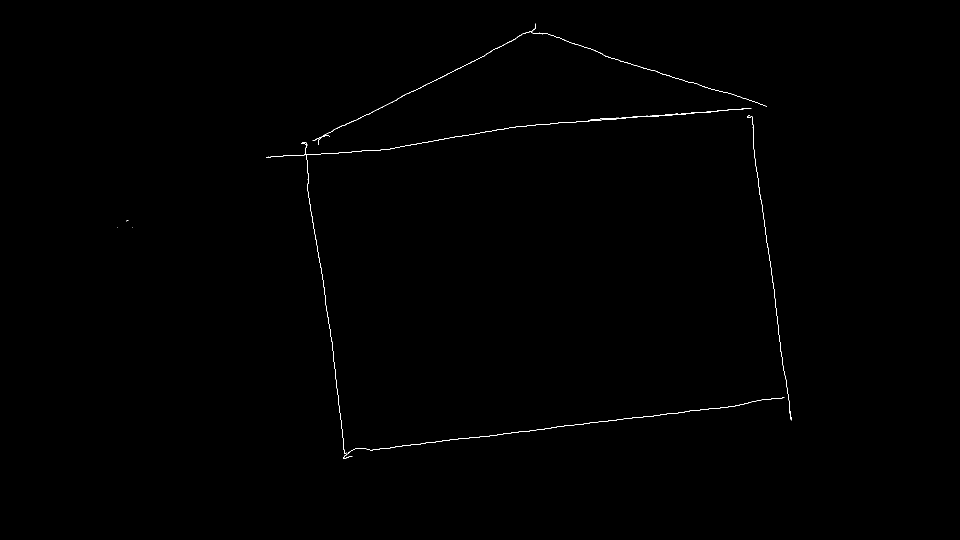
%> input picture 1119第二次實驗(課程四)/coursepathreader/5629652273987584.tif, 1920 x 1080 px (shown at 1/2 size); its folder holds only this picture in this run
$ octave cut_fft2_number.m   (GNU Octave 9; MATLAB toolbox functions it lacks are replaced by stand-ins)
%> lines starting %> are read from the running program, lines starting %| are printed output that depends on the picture; in (x1, y1, x2, y2) boxes, pixels count from 0 and x2, y2 are one past the last pixel; in counts of white or black regions, pixels touching at a corner belong together; the program's own positions count from 1
clc;
clear;
close all;
add_temp=1;
row_size=4
col_size=6
for fft_size_runtimes=1:1:8
Bounding_box=700;
sight_like_one=7;
sight_like_two=8;
sight_like_three=4;
allFile = dir('*.tif');
for k=1:1:length(allFile)
    pic=imread(allFile(k).name);%對每一張tif圖片做處理
%> pic is the input picture: size 1080x1920 uint8; 0.23% white in thin lines or dots, all inside (x1, y1, x2, y2) = (235, 47, 1583, 918)
    pic=pic>0;                  %pic中點大於0的話就是ture,給1
    [x,y]=find(pic);            %找出矩陣X中的所有非零元素，並將這些元素的索引值填到[x,y]
%> x = 4764 values from 48 to 918; y = 4764 values from 236 to 1583
    rtmap=zeros(Bounding_box);  %製造一個空白的矩陣
    xminimum=min(x);            %x取最小座標
%> xminimum = 48
    yminimum=min(y);            %y取最小座標
%> yminimum = 236
    xmaximum=max(x);            %x取最大座標
%> xmaximum = 918
    ymaximum=max(y);            %y取最大座標
%> ymaximum = 1583
    x=x-xminimum+1;               %所有座標減去最小值,讓圖片可貼在(1,1)上
%> x = 4764 values, max 871 at index 948, min 1 at index 2321, mean 398.1
    y=y-yminimum+1;               %所有座標減去最小值,讓圖片可貼在(1,1)上
%> y = 4764 values from 1 to 1348
    x_magnification=(Bounding_box-2)/(xmaximum-xminimum); %看ｘ要放大多少倍 -2是為了怕ceil往上加一
%> x_magnification = 0.802
    y_magnification=(Bounding_box-2)/(ymaximum-yminimum); %看ｙ要放大多少倍
%> y_magnification = 0.518
    x_magnify=floor(x*x_magnification);    %放大ｘ   用ceil是怕floor座標會有0值
%> x_magnify = 4764 values, max 698 at index 947, min 0 at index 2321, mean 318.9
    y_magnify =floor(y*y_magnification);   %放大ｙ
%> y_magnify = 4764 values from 0 to 698

    %figure,plot(y_magnify,-x_magnify,'x'),axis equal,axis tight     %show出ｐｌｏｔ

    for j=1:1:length(x_magnify)            %把相對應X,Y軸寫進rtmap裡,以便做二維傅立葉
        if(x_magnify(j,1)==0&&y_magnify(j,1)~=0)
            x_magnify(j,1)=1;
            rtmap(x_magnify(j,1),y_magnify(j,1))=1;
        end

        if(x_magnify(j,1)~=0&&y_magnify(j,1)==0)
            y_magnify(j,1)=1;
            rtmap(x_magnify(j,1),y_magnify(j,1))=1;
        end
        if(x_magnify(j,1)~=0&&y_magnify(j,1)~=0)
            rtmap(x_magnify(j,1),y_magnify(j,1))=1;
        end
    end
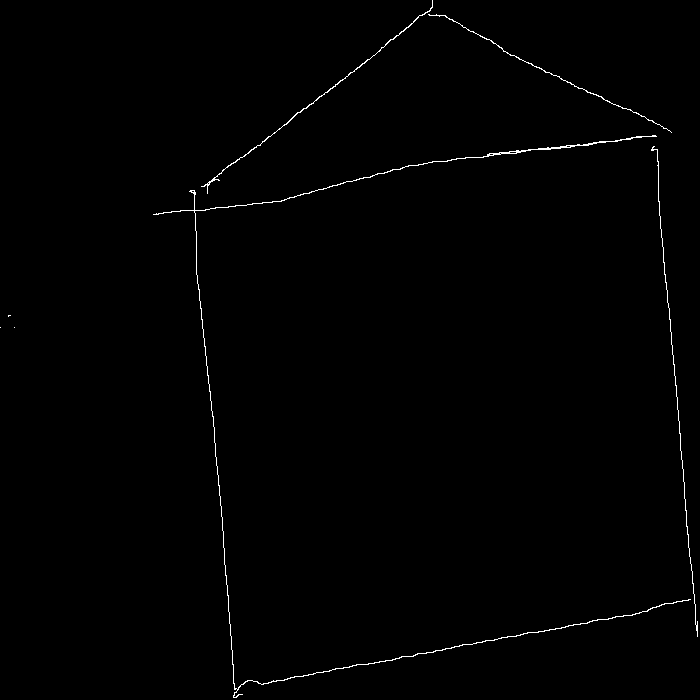
%> rtmap: size 700x700 double; values 0 (black) and 1 (white), 0.62% white in thin lines or dots
%> after the loop, x_magnify = 4764 values, max 698 at index 947, min 1 at index 2321, mean 318.9; y_magnify = 4764 values from 1 to 698
    %subplot(3,3,k),imshow(rtmap)     %show出放入空白矩陣圖片
    fmapq{k}=abs(fft2(rtmap));
    %figure,subplot(3,3,k),imshow(abs(log(abs(fmapq{i}))),[],'notruesize'),title('fft2');
    fmapq{k}= fmapq{k}/ fmapq{k}(1,1);
    fmapq{k}(1,1)=0;
    if(row_size<=700 && col_size<=700)
        fmapq{k}= fmapq{k}(1:row_size,1:col_size);
    else
        fmapq{k}= fmapq{k}(1:Bounding_box,1:Bounding_box);
    end
end

originpic=9;%原圖
if(row_size<=700 && col_size<=700)
%figure,
for picnum=1:1:originpic-1
       sum=0;
    for i=1:1:row_size
        for j=1:1:col_size
%> (the run ends here)

$ run again, on 1119第二次實驗(課程四)/coursepathreader/5670405876482048.tif
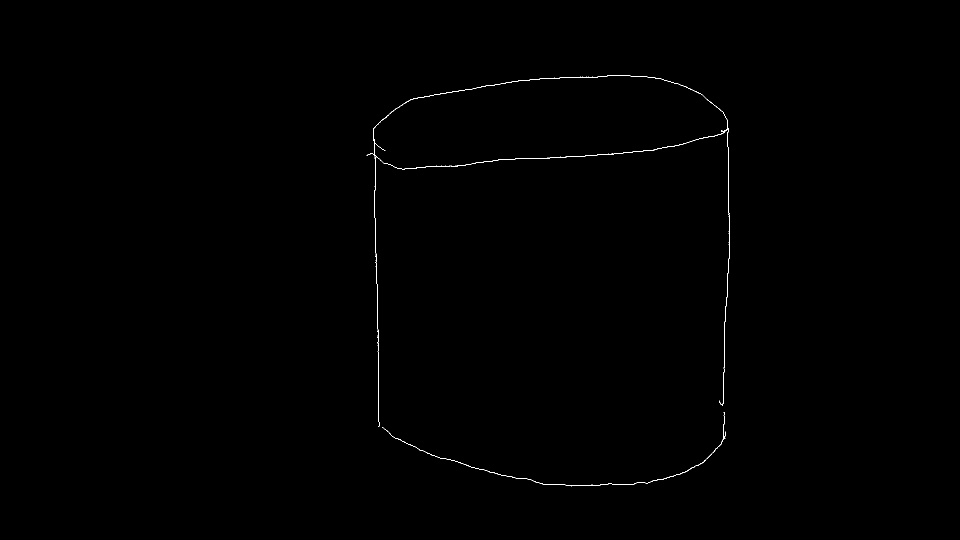
%> input picture 1119第二次實驗(課程四)/coursepathreader/5670405876482048.tif, 1920 x 1080 px (shown at 1/2 size)
%> pic is the input picture: size 1080x1920 uint8; 0.19% white in thin lines or dots, all inside (x1, y1, x2, y2) = (733, 150, 1459, 973)
%> `[x,y]=find(pic);`: x = 3870 values from 151 to 973; y = 3870 values from 734 to 1459
%> xminimum = 151
%> yminimum = 734
%> xmaximum = 973
%> ymaximum = 1459
%> `x=x-xminimum+1;`: x = 3870 values, max 823 at index 2032, min 1 at index 2318, mean 351.5
%> `y=y-yminimum+1;`: y = 3870 values from 1 to 726
%> x_magnification = 0.849
%> y_magnification = 0.963
%> `x_magnify=floor(x*x_magnification);`: x_magnify = 3870 values, max 698 at index 2007, min 0 at index 2318, mean 298
%> `y_magnify =floor(y*y_magnification);`: y_magnify = 3870 values from 0 to 698
%> after the loop `for j=1:1:length(x_magnify)`:
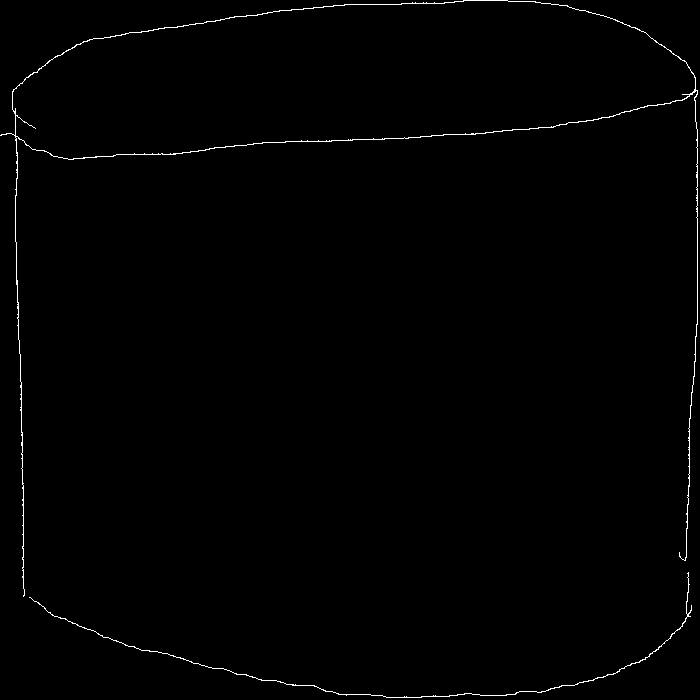
%> rtmap: size 700x700 double; values 0 (black) and 1 (white), 0.73% white in thin lines or dots
%> after the loop `for j=1:1:length(x_magnify)`: x_magnify = 3870 values, max 698 at index 2007, min 1 at index 2266, mean 298; y_magnify = 3870 values from 1 to 698

$ run again, on 1119第二次實驗(課程四)/coursepathreader/5759409141579776.tif
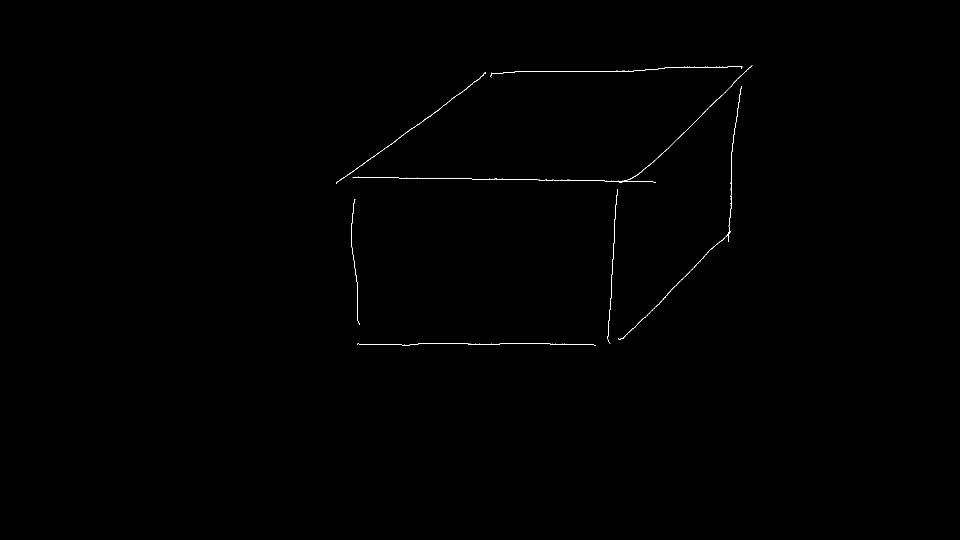
%> input picture 1119第二次實驗(課程四)/coursepathreader/5759409141579776.tif, 1920 x 1080 px (shown at 1/2 size)
%> pic is the input picture: size 1080x1920 uint8; 0.19% white in thin lines or dots, all inside (x1, y1, x2, y2) = (672, 131, 1505, 691)
%> `[x,y]=find(pic);`: x = 3884 values from 132 to 691; y = 3884 values from 673 to 1505
%> xminimum = 132
%> yminimum = 673
%> xmaximum = 691
%> ymaximum = 1505
%> `x=x-xminimum+1;`: x = 3884 values, max 560 at index 685, min 1 at index 3883, mean 263.1
%> `y=y-yminimum+1;`: y = 3884 values from 1 to 833
%> x_magnification = 1.25
%> y_magnification = 0.839
%> x_magnify = 3884 values, max 699 at index 685, min 1 at index 3883, mean 328.1
%> `y_magnify =floor(y*y_magnification);`: y_magnify = 3884 values from 0 to 698
%> after the loop `for j=1:1:length(x_magnify)`:
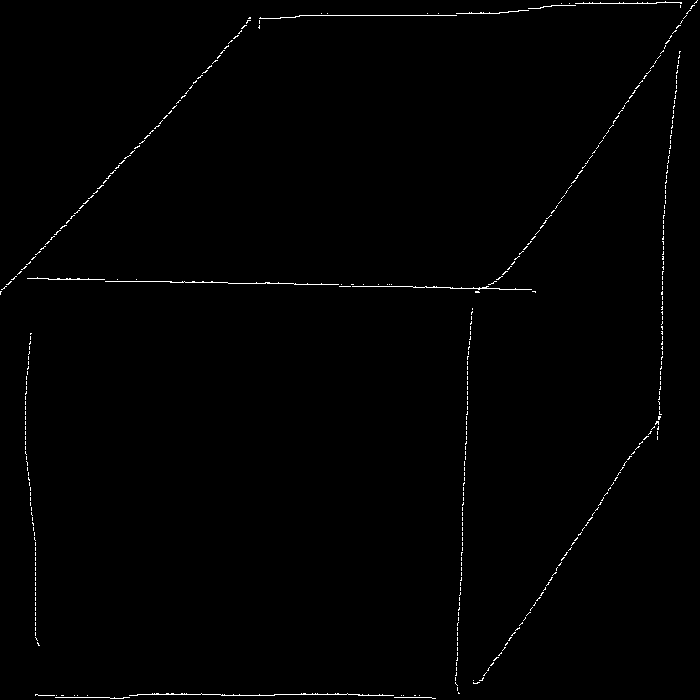
%> rtmap: size 700x700 double; values 0 (black) and 1 (white), 0.72% white in thin lines or dots
%> after the loop `for j=1:1:length(x_magnify)`: y_magnify = 3884 values from 1 to 698

$ run again, on 1119第二次實驗(課程四)/coursepathreader/6198976764182528.tif
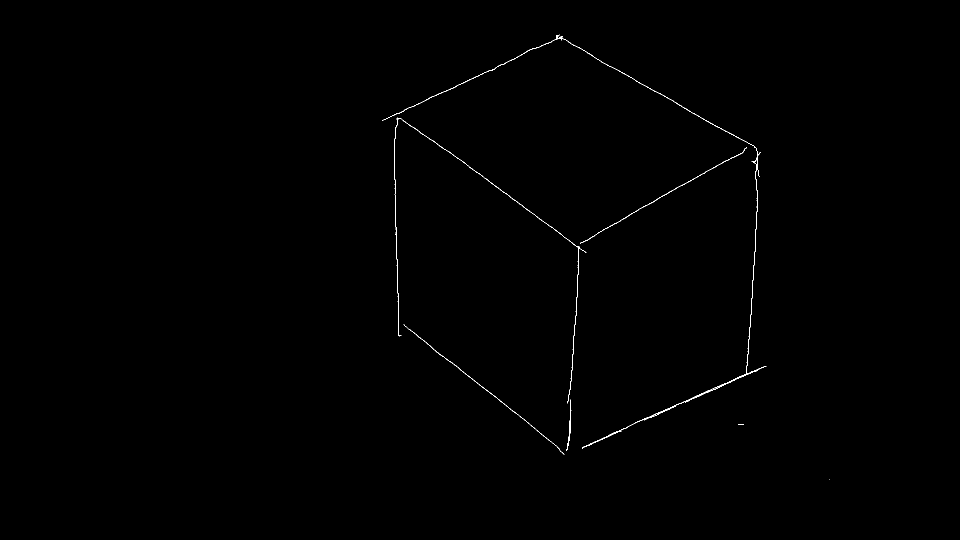
%> input picture 1119第二次實驗(課程四)/coursepathreader/6198976764182528.tif, 1920 x 1080 px (shown at 1/2 size)
%> pic is the input picture: size 1080x1920 uint8; 0.23% white in thin lines or dots, all inside (x1, y1, x2, y2) = (764, 69, 1660, 960)
%> `[x,y]=find(pic);`: x = 4870 values from 70 to 960; y = 4870 values from 765 to 1660
%> xminimum = 70
%> yminimum = 765
%> xmaximum = 960
%> ymaximum = 1660
%> `x=x-xminimum+1;`: x = 4870 values, max 891 at index 4870, min 1 at index 1858, mean 438.5
%> `y=y-yminimum+1;`: y = 4870 values from 1 to 896
%> x_magnification = 0.784
%> y_magnification = 0.78
%> `x_magnify=floor(x*x_magnification);`: x_magnify = 4870 values, max 698 at index 4870, min 0 at index 1858, mean 343.4
%> `y_magnify =floor(y*y_magnification);`: y_magnify = 4870 values from 0 to 698
%> after the loop `for j=1:1:length(x_magnify)`:
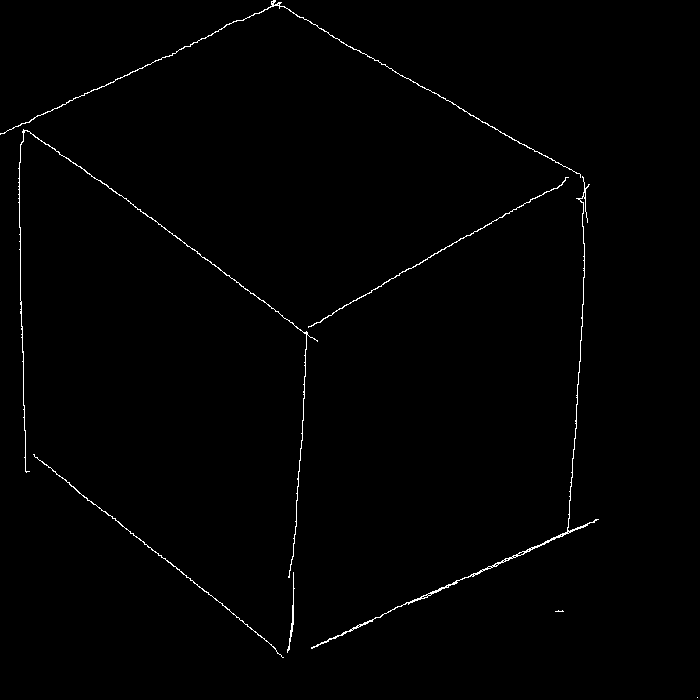
%> rtmap: size 700x700 double; values 0 (black) and 1 (white), 0.79% white in thin lines or dots
%> after the loop `for j=1:1:length(x_magnify)`: x_magnify = 4870 values, max 698 at index 4870, min 1 at index 1835, mean 343.4; y_magnify = 4870 values from 1 to 698

$ run again, on 1119第二次實驗(課程四)/coursepathreader/5632908932939776.tif
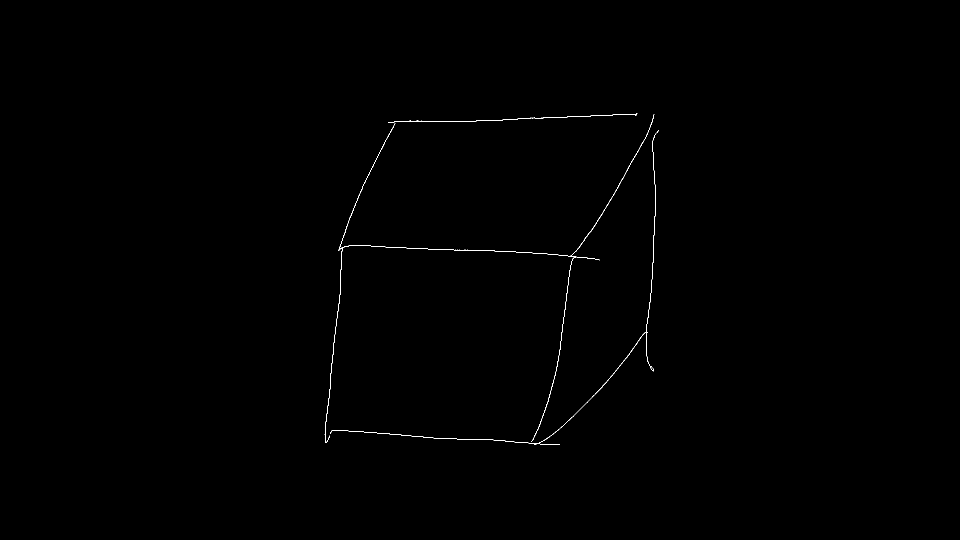
%> input picture 1119第二次實驗(課程四)/coursepathreader/5632908932939776.tif, 1920 x 1080 px (shown at 1/2 size)
%> pic is the input picture: size 1080x1920 uint8; 0.19% white in thin lines or dots, all inside (x1, y1, x2, y2) = (649, 226, 1318, 890)
%> `[x,y]=find(pic);`: x = 3990 values from 227 to 890; y = 3990 values from 650 to 1318
%> xminimum = 227
%> yminimum = 650
%> xmaximum = 890
%> ymaximum = 1318
%> `x=x-xminimum+1;`: x = 3990 values, max 664 at index 2152, min 1 at index 3321, mean 330.9
%> `y=y-yminimum+1;`: y = 3990 values from 1 to 669
%> x_magnification = 1.05
%> y_magnification = 1.04
%> x_magnify = 3990 values, max 699 at index 2152, min 1 at index 3321, mean 347.9
%> y_magnify = 3990 values from 1 to 699
%> after the loop `for j=1:1:length(x_magnify)`:
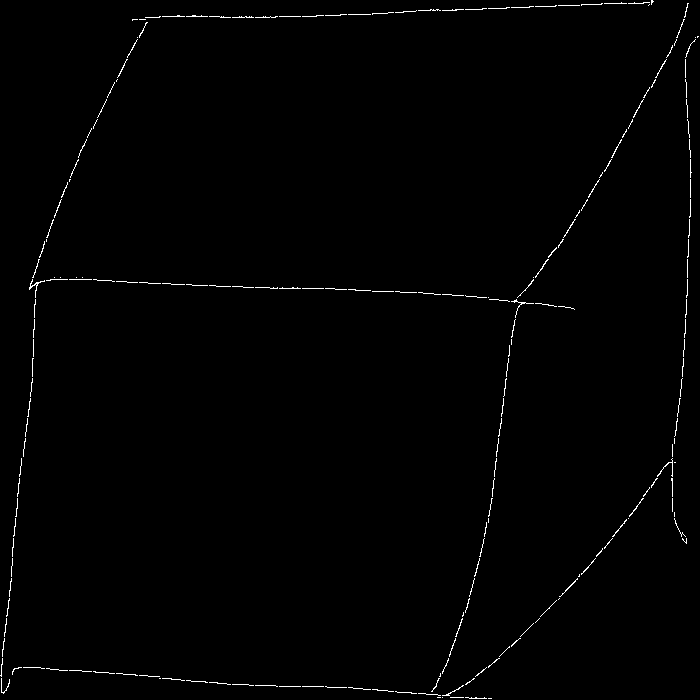
%> rtmap: size 700x700 double; values 0 (black) and 1 (white), 0.81% white in thin lines or dots
